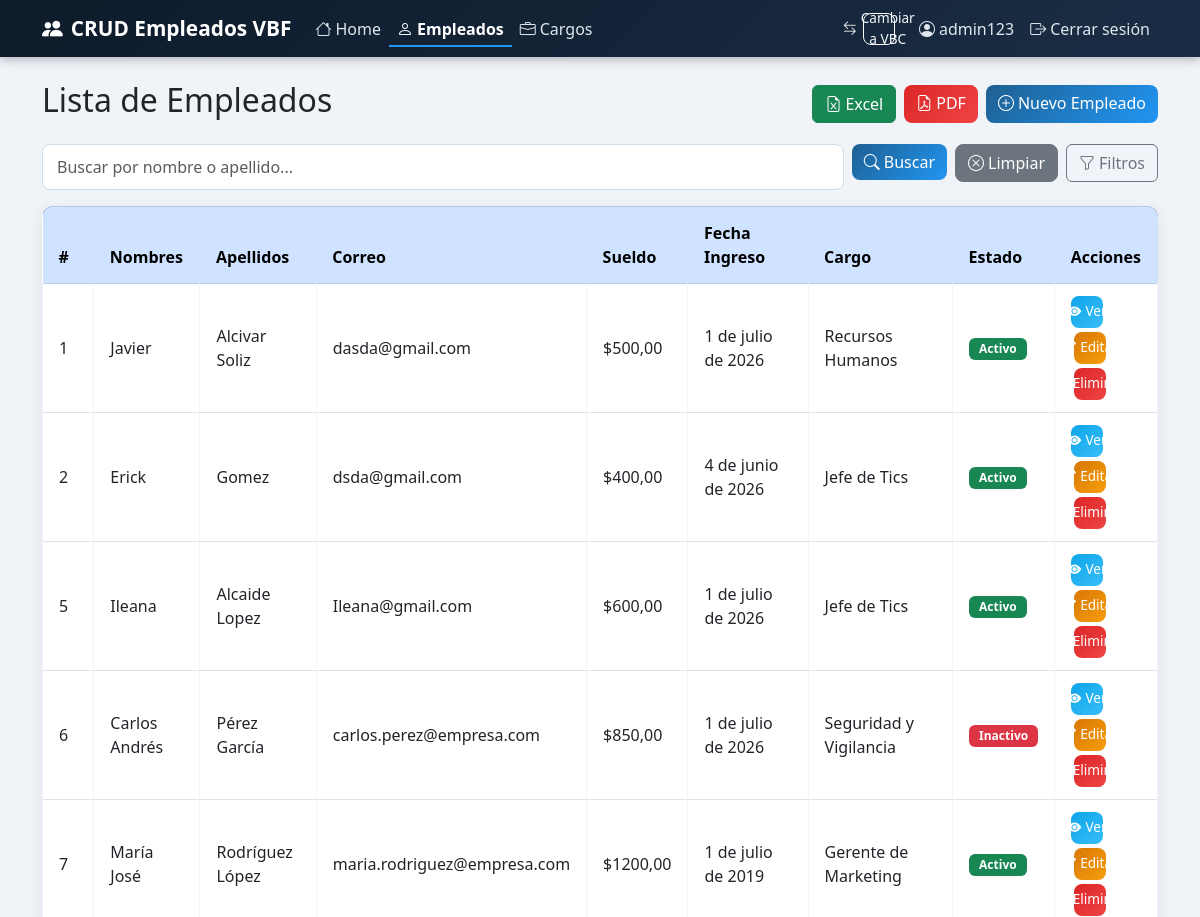
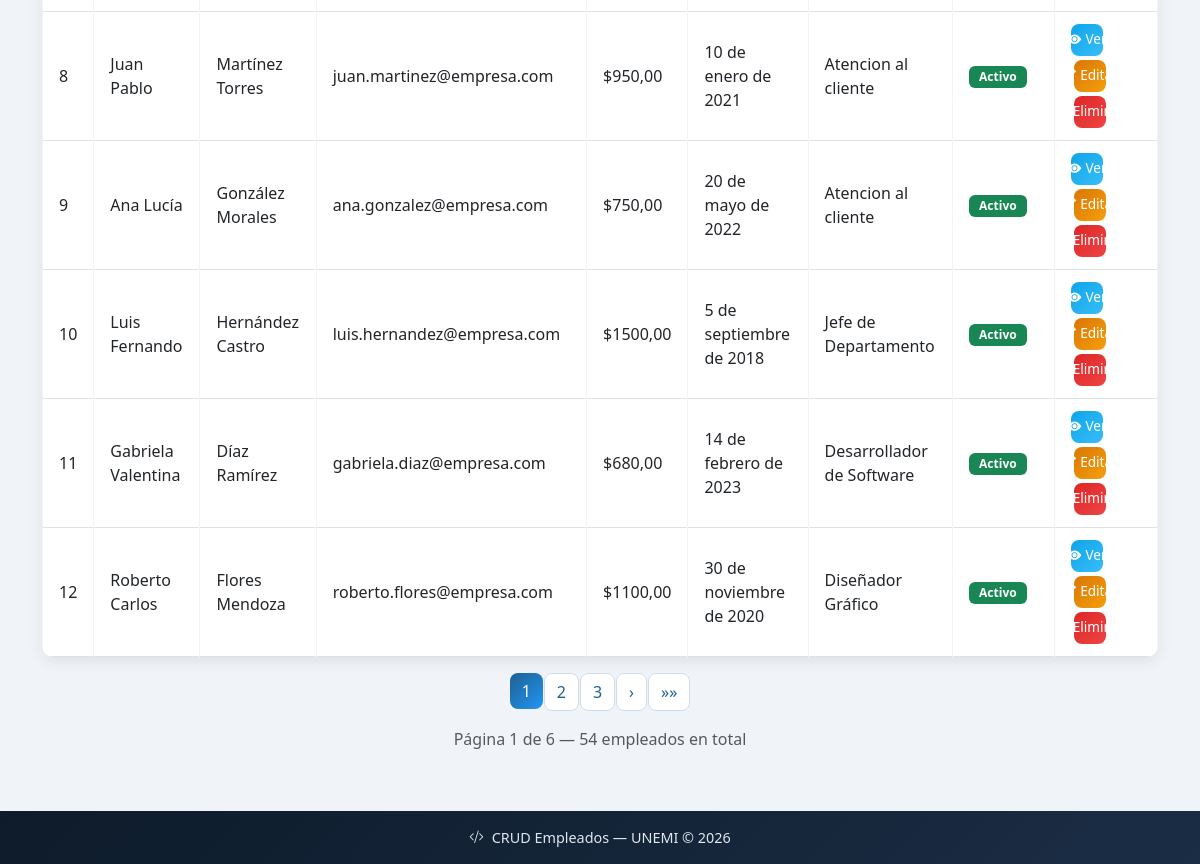
The page /empleados/ (signed in) on the database its author committed (2 pictures, top to bottom).
### empleados/models.py (models this page shows, shortened)
class Empleado(models.Model):
    nombres = models.CharField(max_length=100)
    apellidos = models.CharField(max_length=100)
    correo = models.EmailField()
    sueldo = models.DecimalField(max_digits=10, decimal_places=2)
    fecha_ingreso = models.DateField()
    cargo = models.ForeignKey(Cargo, on_delete=models.CASCADE)
    activo = models.BooleanField(default=True)

class Cargo(models.Model):
    nombre = models.CharField(max_length=100)
    descripcion = models.CharField(max_length=200, blank=True, null=True)
    def __str__(self):
        return self.nombre

### empleados/views.py (the view)
# urls.py: path('empleados/', views.empleado_lista, name='empleado_lista'),
@login_required
def empleado_lista(request):
    empleados = Empleado.objects.select_related('cargo').all()
    query = request.GET.get('q', '')
    cargo_filtro = request.GET.get('cargo', '')
    fecha_desde = request.GET.get('fecha_desde', '')
    fecha_hasta = request.GET.get('fecha_hasta', '')
    sueldo_min = request.GET.get('sueldo_min', '')
    sueldo_max = request.GET.get('sueldo_max', '')
    estado = request.GET.get('estado', '')
    if query:
        empleados = empleados.filter(
            models.Q(nombres__icontains=query) |
            models.Q(apellidos__icontains=query)
        )
    if cargo_filtro:
        empleados = empleados.filter(cargo__id=cargo_filtro)
    if fecha_desde:
        empleados = empleados.filter(fecha_ingreso__gte=fecha_desde)
    if fecha_hasta:
        empleados = empleados.filter(fecha_ingreso__lte=fecha_hasta)
    if sueldo_min:
        empleados = empleados.filter(sueldo__gte=sueldo_min)
    if sueldo_max:
        empleados = empleados.filter(sueldo__lte=sueldo_max)
    if estado == 'activo':
        empleados = empleados.filter(activo=True)
    elif estado == 'inactivo':
        empleados = empleados.filter(activo=False)
    paginator = Paginator(empleados, 10)
    page_number = request.GET.get('page')
    page_obj = paginator.get_page(page_number)
    cargos = Cargo.objects.all()
    return render(request, 'empleados/empleado_lista.html', {
        'empleados': page_obj,
        'page_obj': page_obj,
        'cargos': cargos,
        'query': query,
        'cargo_filtro': cargo_filtro,
        'fecha_desde': fecha_desde,
        'fecha_hasta': fecha_hasta,
        'sueldo_min': sueldo_min,
        'sueldo_max': sueldo_max,
        'estado': estado,
    })

### empleados/templates/empleados/empleado_lista.html (shortened to what this page needs)
{% extends 'empleados/base.html' %}
{% block content %}
<div class="d-flex justify-content-between align-items-center mb-3">
    <h2>Lista de Empleados</h2>
    <div class="d-flex gap-2">
        <a href="{% url 'exportar_excel' %}" class="btn btn-success">
            <i class="bi bi-file-earmark-excel me-1"></i>Excel
        </a>
        <a href="{% url 'exportar_pdf' %}" class="btn btn-danger">
            <i class="bi bi-file-earmark-pdf me-1"></i>PDF
        </a>
        <a href="{% url 'empleado_crear' %}" class="btn btn-primary">
            <i class="bi bi-plus-circle me-1"></i>Nuevo Empleado
        </a>
    </div>
</div>
<form method="GET" class="mb-3">
    <div class="row g-2">
        <div class="col">
            <input type="text" name="q" class="form-control" placeholder="Buscar por nombre o apellido..." value="{{ query }}">
        </div>
        <div class="col-auto">
            <button type="submit" class="btn btn-primary">
                <i class="bi bi-search me-1"></i>Buscar
            </button>
        </div>
        <div class="col-auto">
            <a href="{% url 'empleado_lista' %}" class="btn btn-secondary">
                <i class="bi bi-x-circle me-1"></i>Limpiar
            </a>
        </div>
        <div class="col-auto">
            <button class="btn btn-outline-secondary" type="button" data-bs-toggle="collapse" data-bs-target="#filtros">
                <i class="bi bi-funnel me-1"></i>Filtros
            </button>
        </div>
    </div>
</form>
<table class="table table-bordered table-hover">
    <thead class="table-primary">
        <tr>
            <th>#</th>
            <th>Nombres</th>
            <th>Apellidos</th>
            <th>Correo</th>
            <th>Sueldo</th>
            <th>Fecha Ingreso</th>
            <th>Cargo</th>
            <th>Estado</th>
            <th>Acciones</th>
        </tr>
    </thead>
    <tbody>
        {% for empleado in empleados %}
        <tr>
            <td>{{ empleado.id }}</td>
            <td>{{ empleado.nombres }}</td>
            <td>{{ empleado.apellidos }}</td>
            <td>{{ empleado.correo }}</td>
            <td>${{ empleado.sueldo }}</td>
            <td>{{ empleado.fecha_ingreso }}</td>
            <td>{{ empleado.cargo }}</td>
            <td>
                {% if empleado.activo %}
                <span class="badge bg-success">Activo</span>
                {% else %}
                <span class="badge bg-danger">Inactivo</span>
                {% endif %}
            </td>
            <td>
                <div class="d-flex gap-1 flex-wrap">
                    <a href="{% url 'empleado_detalle' empleado.pk %}" class="btn btn-info btn-sm text-white" title="Ver">
                        <i class="bi bi-eye-fill me-1"></i>Ver
                    </a>
                    <a href="{% url 'empleado_editar' empleado.pk %}" class="btn btn-warning btn-sm text-white" title="Editar">
                        <i class="bi bi-pencil-fill me-1"></i>Editar
                    </a>
                    <button class="btn btn-danger btn-sm btn-eliminar" title="Eliminar"
                        data-pk="{{ empleado.pk }}"
                        data-nombre="{{ empleado.nombres }} {{ empleado.apellidos }}">
                        <i class="bi bi-trash-fill me-1"></i>Eliminar
                    </button>
                </div>
            </td>
        </tr>
        {% empty %}
        <tr>
            <td colspan="9" class="text-center">No se encontraron empleados.</td>
        </tr>
        {% endfor %}
    </tbody>
</table>
<nav class="mt-3">
    <ul class="pagination justify-content-center">
        {% for num in page_obj.paginator.page_range %}
        {% if page_obj.number == num %}
        <li class="page-item active">
            <span class="page-link">{{ num }}</span>
        </li>
        {% elif num > page_obj.number|add:'-3' and num < page_obj.number|add:'3' %}
        <li class="page-item">
            <a class="page-link" href="?page={{ num }}&q={{ query }}&cargo={{ cargo_filtro }}&fecha_desde={{ fecha_desde }}&fecha_hasta={{ fecha_hasta }}&sueldo_min={{ sueldo_min }}&sueldo_max={{ sueldo_max }}&estado={{ estado }}">{{ num }}</a>
        </li>
        {% endif %}
        {% endfor %}
        {% if page_obj.has_next %}
        <li class="page-item">
            <a class="page-link" href="?page={{ page_obj.next_page_number }}&q={{ query }}&cargo={{ cargo_filtro }}&fecha_desde={{ fecha_desde }}&fecha_hasta={{ fecha_hasta }}&sueldo_min={{ sueldo_min }}&sueldo_max={{ sueldo_max }}&estado={{ estado }}">›</a>
        </li>
        <li class="page-item">
            <a class="page-link" href="?page={{ page_obj.paginator.num_pages }}&q={{ query }}&cargo={{ cargo_filtro }}&fecha_desde={{ fecha_desde }}&fecha_hasta={{ fecha_hasta }}&sueldo_min={{ sueldo_min }}&sueldo_max={{ sueldo_max }}&estado={{ estado }}">»»</a>
        </li>
        {% endif %}
    </ul>
    <p class="text-center text-muted">Página {{ page_obj.number }} de {{ page_obj.paginator.num_pages }} — {{ page_obj.paginator.count }} empleados en total</p>
</nav>
{% endblock %}

### empleados/templates/empleados/base.html (shortened to what this page needs)
{% load static %}
<!DOCTYPE html>
<html lang="es">
<head>
    <link href="https://cdn.jsdelivr.net/npm/bootstrap@5.3.0/dist/css/bootstrap.min.css" rel="stylesheet">
    <link href="https://cdn.jsdelivr.net/npm/bootstrap-icons@1.11.0/font/bootstrap-icons.css" rel="stylesheet">
    <link rel="stylesheet" href="{% static 'empleados/css/styles.css' %}">
</head>
<body>
    <nav class="navbar navbar-expand-lg navbar-dark">
        <div class="container">
            <a class="navbar-brand" href="{% url 'home' %}">
                <i class="bi bi-people-fill me-2"></i>CRUD Empleados VBF
            </a>
            <div class="collapse navbar-collapse" id="navbarNav">
                <ul class="navbar-nav me-auto">
                    <li class="nav-item">
                        <a class="nav-link {% if request.resolver_match.url_name == 'home' %}active fw-bold{% endif %}" href="{% url 'home' %}">
                            <i class="bi bi-house me-1"></i>Home
                        </a>
                    </li>
                    <li class="nav-item">
                        <a class="nav-link {% if 'empleado' in request.resolver_match.url_name %}active fw-bold{% endif %}" href="{% url 'empleado_lista' %}">
                            <i class="bi bi-person me-1"></i>Empleados
                        </a>
                    </li>
                    <li class="nav-item">
                        <a class="nav-link {% if 'cargo' in request.resolver_match.url_name %}active fw-bold{% endif %}" href="{% url 'cargo_lista' %}">
                            <i class="bi bi-briefcase me-1"></i>Cargos
                        </a>
                    </li>
                </ul>
                <ul class="navbar-nav ms-auto align-items-center">
                    <li class="nav-item">
                        <a class="btn btn-outline-light btn-sm me-3" href="{% url 'vbc_empleado_lista' %}">
                            <i class="bi bi-arrow-left-right me-1"></i>Cambiar a VBC
                        </a>
                    </li>
                    <li class="nav-item">
                        <a class="nav-link" href="{% url 'perfil' %}">
                            <i class="bi bi-person-circle me-1"></i>{{ request.user.username }}
                        </a>
                    </li>
                    <li class="nav-item">
                        <a class="nav-link" href="{% url 'logout' %}">
                            <i class="bi bi-box-arrow-right me-1"></i>Cerrar sesión
                        </a>
                    </li>
                </ul>
            </div>
        </div>
    </nav>
    <div class="container mt-4">
        {% block content %}{% endblock %}
    </div>
    <footer>
        <p class="mb-0"><i class="bi bi-code-slash me-2"></i>CRUD Empleados — UNEMI © 2026</p>
    </footer>
</body>
</html>

### empleados/static/empleados/css/styles.css (style rules this page uses)
:root { --azul-oscuro: #0d1b2a; --azul-medio: #1b2d45; --azul-acento: #1e6091; --azul-claro: #2196f3; --texto-claro: #e0e6ed; }
body { background-color: #f0f4f8; font-family: 'Segoe UI', sans-serif; }
.navbar { background: linear-gradient(135deg, var(--azul-oscuro), var(--azul-medio)) !important; box-shadow: 0 2px 10px rgba(0,0,0,0.3); }
.navbar-brand { font-weight: 700; font-size: 1.3rem; color: white !important; }
.nav-link { color: var(--texto-claro) !important; transition: color 0.2s; }
.table { border-radius: 12px; overflow: hidden; box-shadow: 0 4px 15px rgba(0,0,0,0.08); background: white; }
.table thead { background: linear-gradient(135deg, var(--azul-oscuro), var(--azul-medio)); color: white; }
.table thead th { border: none; font-weight: 600; padding: 14px 16px; }
.table tbody tr { transition: background 0.2s; }
.table tbody td { padding: 12px 16px; vertical-align: middle; border-color: #f0f4f8; }
.btn-primary { background: linear-gradient(135deg, var(--azul-acento), var(--azul-claro)); border: none; border-radius: 8px; font-weight: 500; transition: transform 0.2s, box-shadow 0.2s; }
.btn-warning { border-radius: 8px; font-weight: 500; }
.btn-danger { border-radius: 8px; font-weight: 500; }
.btn-secondary { border-radius: 8px; font-weight: 500; }
.form-control, .form-select { border-radius: 8px; border: 1px solid #d0dce8; padding: 10px 14px; transition: border-color 0.2s, box-shadow 0.2s; }
.page-link { border-radius: 8px !important; margin: 0 2px; color: var(--azul-acento); border: 1px solid #d0dce8; }
.page-item.active .page-link { background: linear-gradient(135deg, var(--azul-acento), var(--azul-claro)); border: none; }
footer { background: linear-gradient(135deg, var(--azul-oscuro), var(--azul-medio)); color: var(--texto-claro); text-align: center; padding: 16px; margin-top: 60px; font-size: 0.9rem; }
.navbar .nav-link.active { color: white !important; border-bottom: 2px solid var(--azul-claro); padding-bottom: 4px; }
.btn-sm { border-radius: 6px; padding: 4px 10px; font-size: 0.8rem; font-weight: 500; }
.btn-info { background: linear-gradient(135deg, #0ea5e9, #38bdf8); border: none; color: white; }
.btn-warning { background: linear-gradient(135deg, #d97706, #f59e0b); border: none; color: white; }
.btn-danger { background: linear-gradient(135deg, #dc2626, #ef4444); border: none; }
td .btn + .btn { margin-left: 3px; }
.badge { border-radius: 6px; padding: 5px 10px; font-size: 0.75rem; font-weight: 600; }
.btn-sm { width: 32px; height: 32px; padding: 0; display: inline-flex; align-items: center; justify-content: center; border-radius: 8px; font-size: 0.85rem; transition: all 0.2s; }
.btn-danger { background: linear-gradient(135deg, #dc2626, #ef4444); border: none; color: white; }

### rows shown on the page
Empleado: id "1", nombres "Javier", apellidos "Alcivar Soliz", correo "dasda@gmail.com", sueldo "500,00", fecha_ingreso "1 de julio de 2026", cargo "Recursos Humanos", activo "Activo"
Empleado: id "2", nombres "Erick", apellidos "Gomez", correo "dsda@gmail.com", sueldo "400,00", fecha_ingreso "4 de junio de 2026", cargo "Jefe de Tics", activo "Activo"
Empleado: id "5", nombres "Ileana", apellidos "Alcaide Lopez", correo "Ileana@gmail.com", sueldo "600,00", fecha_ingreso "1 de julio de 2026", cargo "Jefe de Tics", activo "Activo"
Empleado: id "6", nombres "Carlos Andrés", apellidos "Pérez García", correo "carlos.perez@empresa.com", sueldo "850,00", fecha_ingreso "1 de julio de 2026", cargo "Seguridad y Vigilancia", activo "Inactivo"
Empleado: id "7", nombres "María José", apellidos "Rodríguez López", correo "maria.rodriguez@empresa.com", sueldo "1200,00", fecha_ingreso "1 de julio de 2019", cargo "Gerente de Marketing", activo "Activo"
Empleado: id "8", nombres "Juan Pablo", apellidos "Martínez Torres", correo "juan.martinez@empresa.com", sueldo "950,00", fecha_ingreso "10 de enero de 2021", cargo "Atencion al cliente", activo "Activo"
Empleado: id "9", nombres "Ana Lucía", apellidos "González Morales", correo "ana.gonzalez@empresa.com", sueldo "750,00", fecha_ingreso "20 de mayo de 2022", cargo "Atencion al cliente", activo "Activo"
Empleado: id "10", nombres "Luis Fernando", apellidos "Hernández Castro", correo "luis.hernandez@empresa.com", sueldo "1500,00", fecha_ingreso "5 de septiembre de 2018", cargo "Jefe de Departamento", activo "Activo"
Empleado: id "11", nombres "Gabriela Valentina", apellidos "Díaz Ramírez", correo "gabriela.diaz@empresa.com", sueldo "680,00", fecha_ingreso "14 de febrero de 2023", cargo "Desarrollador de Software", activo "Activo"
Empleado: id "12", nombres "Roberto Carlos", apellidos "Flores Mendoza", correo "roberto.flores@empresa.com", sueldo "1100,00", fecha_ingreso "30 de noviembre de 2020", cargo "Diseñador Gráfico", activo "Activo"

### other values the page prints
{{ request.user.username }} "admin123"
{{ num }} "1"
{{ num }} "2" "3"
{{ page_obj.number }} "1"
{{ page_obj.paginator.num_pages }} "6"
{{ page_obj.paginator.count }} "54"
